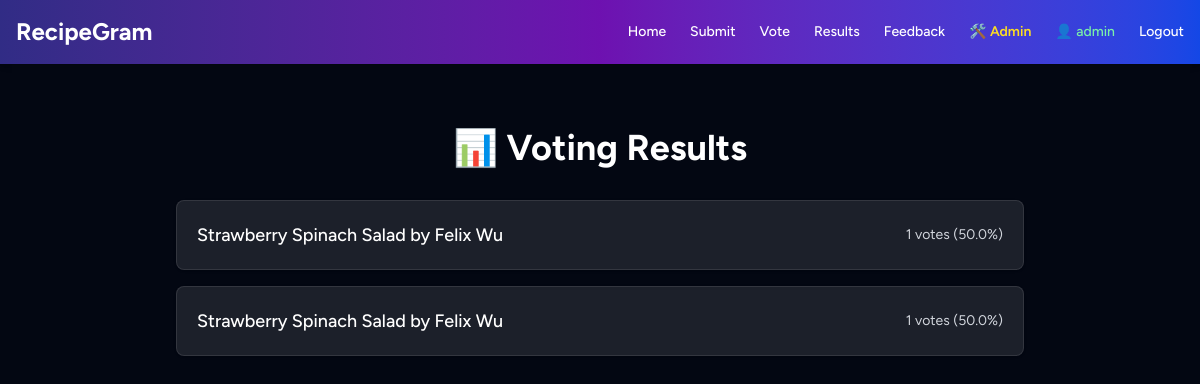
The app's page /results (signed in) with its own data.
### tables this page shows
CREATE TABLE recipes (
                id INTEGER PRIMARY KEY AUTOINCREMENT,
                title TEXT,
                ingredients TEXT,
                instructions TEXT,
                votes INTEGER DEFAULT 0
            , image TEXT, submitted_by TEXT);

### app.py (the view)
@app.route('/results')
def results():
    with sqlite3.connect(DB_NAME) as conn:
        conn.row_factory = sqlite3.Row
        c = conn.cursor()
        c.execute('SELECT title, votes FROM recipes')
        data = c.fetchall()
    total_votes = sum([row['votes'] for row in data]) or 1
    proportions = sorted([
        {
            'title': row['title'],
            'votes': row['votes'],
            'percent': round((row['votes'] / total_votes) * 100, 1)
        }
        for row in data
    ], key=lambda x: x['votes'], reverse=True)
    return render_template('results.html', proportions=proportions)

### templates/results.html (shortened to what this page needs)
<!DOCTYPE html>
<html lang="en">
<head>
  <script src="https://cdn.jsdelivr.net/npm/@tailwindcss/browser@4"></script>
</head>
<body class="bg-gray-950 text-white">
  {% include 'navbar.html' %}
  <section class="max-w-4xl mx-auto px-6 py-16">
    <h2 class="text-4xl font-bold text-center mb-8">📊 Voting Results</h2>
    {% if proportions and proportions|length > 0 %}
  <ul class="space-y-4">
    {% for item in proportions %}
    <li class="bg-white/10 border border-white/10 rounded-lg p-5 flex justify-between items-center shadow hover:shadow-lg transition">
      <span class="text-lg font-medium">{{ item.title }}</span>
      <span class="text-sm text-gray-300">{{ item.votes }} votes ({{ item.percent }}%)</span>
    </li>
    {% endfor %}
  </ul>
{% else %}
  <p class="text-center text-gray-400">No votes have been recorded yet.</p>
{% endif %}
  </section>
</body>
</html>

### templates/results.html (style rules this page uses)
body { font-family: 'Figtree', sans-serif; }

### records on screen
recipes: title "Strawberry Spinach Salad by Felix Wu", votes "1", percent "50.0"
recipes: title "Strawberry Spinach Salad by Felix Wu", votes "1", percent "50.0"

### other values on screen
{{ session.get('school_id') }} "admin"
